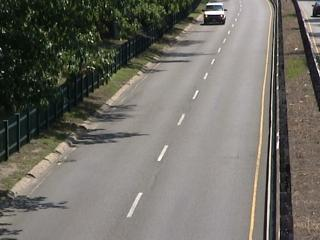
#> input picture input_image/in000002.jpg, 320 x 240 px; its folder holds only this picture in this run
$ python testHW_diff.py
#> lines starting #> are read from the running program, lines starting #| are printed output that depends on the picture; after the words box and inside, x2 and y2 are one past the last pixel; in counts of white or black regions, pixels touching at a corner belong together
### evaluation.py
import numpy as np
import cv2 as cv
import os

###############################################################
##### This code has been tested in Python 3.6 environment #####
###############################################################

def cal_result(datapath, resultpath):

    ##### groundtruth image
    groundtruth = [img for img in sorted(os.listdir(datapath)) if img.endswith(".png")]

    ##### your result image
    result_image = [img for img in sorted(os.listdir(resultpath)) if img.endswith(".png")]

    assert len(groundtruth) == len(result_image), "Result should have the same number of samples as groundtruth"

    ##### variables for confusion matrix
    TP = 0   # True Positive
    TN = 0   # True Negative
    FP = 0   # False Positive
    FN = 0   # False Negative
    GT = 0   # Number of GroundTruth Pixels
    EST = 0  # Number of Estimated Pixels

    ##### make confusion matrix for images
    for index in range(len(groundtruth)):

        ##### groundtruth pre-processing
        gt = cv.imread(os.path.join(datapath, groundtruth[index]))
        gt_gray = cv.cvtColor(gt, cv.COLOR_BGR2GRAY)
        gt_cvt = np.where(gt_gray == 255, 255, 0)
        gt_cvt_rev = np.where(gt_gray == 0, 255, 0)

        ##### result pre-processing
        result = cv.imread(os.path.join(resultpath, result_image[index]))
        result_gray = cv.cvtColor(result, cv.COLOR_BGR2GRAY)

        ##### variable summation
        TP += np.sum(np.logical_and(gt_cvt, result_gray).astype(np.uint8))
        FP += np.sum(np.logical_and(gt_cvt_rev, result_gray).astype(np.uint8))
        GT += np.sum(gt_cvt) // 255

    print('TP : %d  ||  GT : %d ||  EST : %d' % (TP, GT, TP + FP))
    print('Recall : %.3f %%  ||  Precision : %.3f %%' %
          (((100.0 * TP) / GT), ((100.0 * TP) / (TP + FP))))


# [2 lines that do not run on import are left out]

### testHW_diff.py
import numpy as np
import cv2 as cv
import os
import evaluation as eval


###############################################################
##### This code has been tested in Python 3.6 environment #####
###############################################################

def main():
    ##### Set threshold
    threshold = 55

    ##### Set path
    input_path = './input_image'  # input path
    gt_path = './groundtruth'  # groundtruth path
    result_path = './result'  # result path

    ##### load input
    input = [img for img in sorted(os.listdir(input_path)) if img.endswith(".jpg")]

    ##### first frame and first background
    frame_current = cv.imread(os.path.join(input_path, input[0]))
#> frame_current is the input picture: shape (240, 320, 3); mean B, G, R 102.3, 109.7, 112
    frame_current_gray = cv.cvtColor(frame_current, cv.COLOR_BGR2GRAY).astype(np.float64)
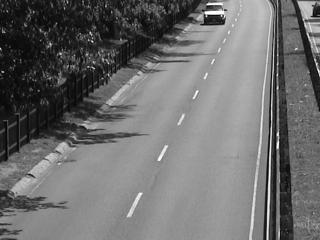
#> frame_current_gray: shape (240, 320) float64; min 1, max 255, mean 109.5
    frame_prev_gray = frame_current_gray
    ##### background substraction
    frame_sum = 0
    frame_mean = 0

    for image_idx in range(len(input)):

        ##### calculate foreground region
#        diff = frame_current_gray - frame_prev_gray

        diff =  (1.9 * frame_current_gray - 2.02 * frame_mean) - 2 * (frame_current_gray - frame_prev_gray)
        diff_abs = np.abs(diff).astype(np.float64)

        ##### make mask by applying threshold
        frame_diff = np.where(diff_abs > threshold, 1.0, 0.0)
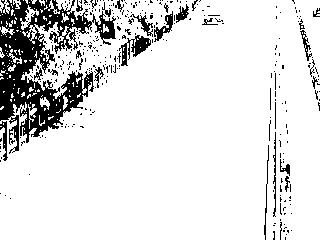
#> frame_diff: shape (240, 320) float64; values 0 (black) and 1 (white), 87.2% white; 317 black regions (286 under 20 px), largest, box (x1, y1, x2, y2) and area: (0, 0, 116, 154) 6938, (119, 35, 151, 66) 386, (154, 11, 173, 42) 206

        ##### apply mask to current frame
        current_gray_masked = np.multiply(frame_current_gray, frame_diff)
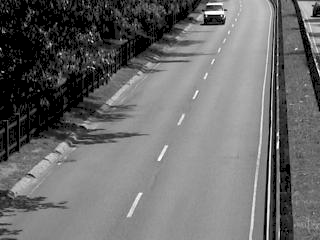
#> current_gray_masked: shape (240, 320) float64; min 0, max 255, mean 107
        current_gray_masked_mk2 = np.where(current_gray_masked > 0, 255.0, 0.0)

        ##### final result
        result = current_gray_masked_mk2.astype(np.uint8)
        result = cv.medianBlur(result, 9)
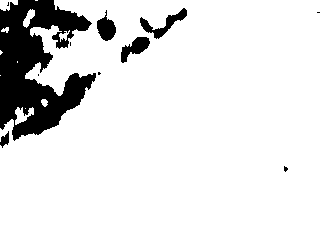
#> result: shape (240, 320); 88.6% white; 11 black regions (6 under 20 px), largest, box (x1, y1, x2, y2) and area: (0, 0, 96, 141) 7520, (140, 8, 187, 39) 423, (121, 37, 150, 63) 368, (97, 10, 116, 41) 342, (0, 131, 9, 148) 85
        cv.imshow('result', result)

        ##### renew background
        #learning_rate = 0.001
        #frame_prev_gray = (1-learning_rate)*frame_prev_gray + learning_rate*frame_current_gray

        ##### make result file
        ##### Please don't modify path
        cv.imwrite(os.path.join(result_path, 'result%06d.png' % (image_idx + 1)), result)

        ##### end of input
        if image_idx == len(input) - 1:
            break

        ##### read next frame
        frame_sum = frame_sum + frame_current_gray
        frame_mean = frame_sum / (image_idx + 1)
        frame_prev_gray = frame_current_gray

        frame_current = cv.imread(os.path.join(input_path, input[image_idx + 1]))
        frame_current_gray = cv.cvtColor(frame_current, cv.COLOR_BGR2GRAY).astype(np.float64)

        ##### If you want to stop, press ESC key
        k = cv.waitKey(30) & 0xff
        if k == 27:
            break

    ##### evaluation result
    eval.cal_result(gt_path, result_path)


if __name__ == '__main__':
#> (the run stopped early here; a loop or call above may not have finished)
